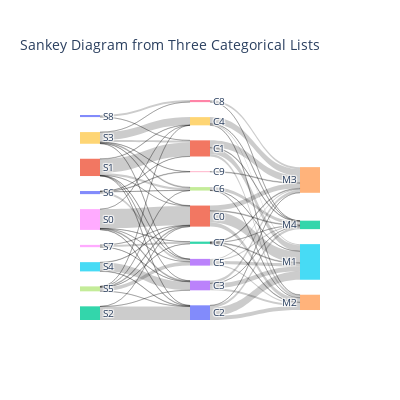

The notebook cell saved with this chart:
### Code cell
import plotly.graph_objects as go
from collections import Counter
import pandas as pd
# 假设有三个列表，每个列表包含分类变量

# 创建所有唯一节点的集合
labels = list(set(list1 + list2 + list3))

# 创建节点的索引
label_to_index = {label: index for index, label in enumerate(labels)}

# 创建源和目标列表
source_indices = []
target_indices = []
value_list = []

# 填充源和目标列表，计算每个连接的值
for i in range(len(list1)):
    source_indices.append(label_to_index[list1[i]])
    target_indices.append(label_to_index[list2[i]])
    value_list.append(1)  # 假设每个连接的权重为1，可以根据需要调整

for i in range(len(list2)):
    source_indices.append(label_to_index[list2[i]])
    target_indices.append(label_to_index[list3[i]])
    value_list.append(1)  # 假设每个连接的权重为1，可以根据需要调整

combinations = list(zip(target_indices, source_indices))

# 统计每种组合的个数
combination_counts = Counter(combinations)

# 将结果转换为更易读的格式
combination_counts_list = [{"Combination": comb, "Count": count} for comb, count in combination_counts.items()]

# 打印结果
value_list = [item['Count'] for item in combination_counts_list]
source_indices = [item['Combination'][0] for item in combination_counts_list]
target_indices = [item['Combination'][1] for item in combination_counts_list]

fig = go.Figure(data=[go.Sankey(
    node=dict(
        pad=15,
        thickness=20,
        line=dict(color="rgba(200, 200, 200, 0.01)",width=0.1),
        label=labels
    ),
    link=dict(
        source=source_indices,
        target=target_indices,
        value=value_list
    )
)])
fig.update_layout(
    title_text="Sankey Diagram",
    font_size=10,
    width=400,  # 调整图表宽度
    height=400  # 调整图表高度
)
# 添加标题
fig.update_layout(title_text="Sankey Diagram from Three Categorical Lists", font_size=10)

# 显示图表
fig.show()

fig.write_image("I:\\mutiomics\\Spatial Multimodal Analysis of Transcriptomes and Metabolomes in Tissues\\m4\\sankey_diagram.pdf")

### Figure 1 — Plotly figure (JSON) as saved in the notebook; plotly's stock layout.template omitted (floating-point values rounded to 4 significant figures)
{"data": [{"link": {"source": [1, 1, 0, 19, 21, 3, 7, 3, 12, 1, 0, 21, 0, 13, 21, 13, 13, 6, 1, 21, 12, 13, 3, 12, 19, 19, 7, 3, 16, 12, 7, 19, 0, 6, 18, 22, 9, 9, 5, 11, 8, 11, 9, 17, 17, 20, 10, 9, 5, 20, 18, 18, 17, 11, 9, 11, 8, 20, 18, 11, 9, 11, 5, 20, 11, 17, 10, 22, 18, 22, 18, 9, 17, 8, 17], "target": [14, 15, 14, 4, 15, 4, 2, 15, 2, 4, 15, 14, 2, 14, 4, 15, 4, 4, 2, 2, 15, 2, 14, 14, 15, 2, 15, 2, 4, 4, 14, 14, 4, 2, 1, 0, 19, 21, 3, 7, 12, 21, 7, 13, 0, 13, 6, 13, 0, 21, 0, 3, 1, 19, 1, 13, 3, 16, 12, 0, 16, 1, 1, 7, 3, 12, 21, 1, 19, 3, 13, 6, 19, 1, 7], "value": [91, 244, 86, 142, 130, 59, 67, 105, 5, 106, 181, 55, 50, 31, 152, 69, 23, 44, 15, 13, 16, 23, 43, 12, 22, 5, 4, 3, 13, 16, 4, 9, 1, 2, 416, 291, 168, 47, 183, 51, 46, 299, 19, 82, 4, 49, 44, 6, 9, 3, 10, 20, 18, 8, 9, 8, 2, 11, 2, 4, 2, 1, 8, 4, 3, 1, 1, 3, 1, 2, 1, 2, 1, 1, 1]}, "node": {"label": ["C2", "C0", "M4", "C3", "M3", "S4", "C8", "C6", "S7", "S3", "S8", "S1", "C7", "C5", "M2", "M1", "C9", "S5", "S0", "C4", "S6", "C1", "S2"], "line": {"color": "rgba(200, 200, 200, 0.01)", "width": 0.1}, "pad": 15, "thickness": 20}, "type": "sankey"}], "layout": {"font": {"size": 10}, "height": 400, "title": {"text": "Sankey Diagram from Three Categorical Lists"}, "width": 400}}
